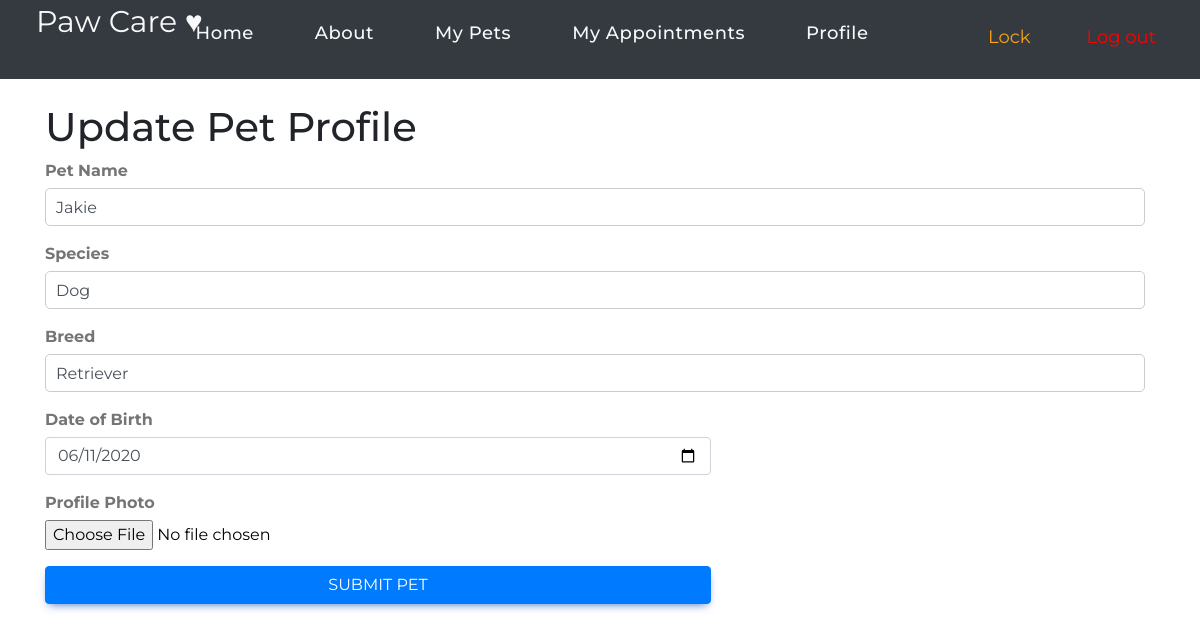
The app's page /update_pet/10 (signed in) with its own data.
### models.py (models this page shows, shortened)
class Pet(UserMixin, db.Model):
    id = db.Column(db.Integer, primary_key=True)
    name = db.Column(db.String(250), nullable=False)
    species = db.Column(db.String(250), nullable=False)
    breed = db.Column(db.String(250), nullable=True)
    dob=db.Column(db.Date, nullable=False)
    profile_photo = db.Column(db.String(250), nullable=True)
    owner_id = db.Column(db.Integer, db.ForeignKey('users.id'), nullable=False)

### app.py (the view)
@app.route('/update_pet/<int:pet_id>', methods=['GET', 'POST'])
@login_required
def update_pet(pet_id):
    pet = Pet.query.get_or_404(pet_id)
    form=PetForm()
    if form.validate_on_submit():
        pet.name = form.name.data
        pet.species = form.species.data
        pet.breed = form.breed.data
        pet.dob = form.dob.data
        if form.profile_photo.data:
            photo_file = save_picture(form.profile_photo.data)
            pet.profile_photo = photo_file
        db.session.commit()
        flash('Your pet\'s profile has been updated!', 'success')
        return redirect(url_for('my_pets'))
    elif request.method == 'GET':
        form.name.data = pet.name
        form.species.data = pet.species
        form.breed.data = pet.breed
        form.dob.data = pet.dob
    return render_template('update_pet.html', form=form, pet=pet)

### models.py
class PetForm(FlaskForm):
    name = StringField('Pet Name', validators=[DataRequired()])
    species = StringField('Species', validators=[DataRequired()])
    breed = StringField('Breed')
    dob = DateField('Date of Birth', format='%Y-%m-%d', validators=[DataRequired()])
    profile_photo = FileField('Profile Photo', validators=[FileAllowed(['jpg', 'png'])])
    submit = SubmitField('Submit Pet')

### app.py (called while the page is built)
@login_manager.user_loader
def loader_user(user_id):
    return Users.query.get(user_id)

### templates/update_pet.html (shortened to what this page needs)
    {% extends"base/base.html" %}
    {% block content %}
    <div class="container">
        <h1 class="mt-4">Update Pet Profile</h1>
        <form method="POST" enctype="multipart/form-data">
            <div class="form-group">
                {{ form.name.label(class="form-label") }}
                {{ form.name(class="form-control") }}
            </div>
            <div class="form-group">
                {{ form.species.label(class="form-label") }}
                {{ form.species(class="form-control") }}
            </div>
            <div class="form-group">
                {{ form.breed.label(class="form-label") }}
                {{ form.breed(class="form-control") }}
            </div>
            <div class="form-group">
                {{ form.dob.label(class="form-label") }}
                {{ form.dob(class="form-control", id="dob") }}
            </div>
            <div class="form-group">
                {{ form.profile_photo.label(class="form-label") }}
                {{ form.profile_photo(class="form-control-file") }}
            </div>
            <div class="form-group">
                {{ form.submit(class="btn btn-primary") }}
            </div>
        </form>
    </div>
    {% endblock %}

### static/css/profile.css (style rules this page uses)
body { font-family: Arial, sans-serif; background-color: #f4f4f4; margin: 0; padding: 0; }
.form-group { margin-bottom: 20px; }
.form-group label { display: block; font-weight: bold; margin-bottom: 5px; }
.form-group input[type="text"], .form-group input[type="email"] { width: calc(100% - 10px); padding: 10px; border: 1px solid #ccc; border-radius: 5px; font-size: 16px; }
.btn { padding: 10px 20px; border: none; border-radius: 5px; background-color: #007BFF; color: white; cursor: pointer; font-size: 16px; }

### templates/base/base.html (style rules this page uses)
body { font-family: 'Montserrat', 'sans-serif'; }

### records on screen
Pet: name "Jakie", species "Dog", breed "Retriever", dob "06/11/2020"
